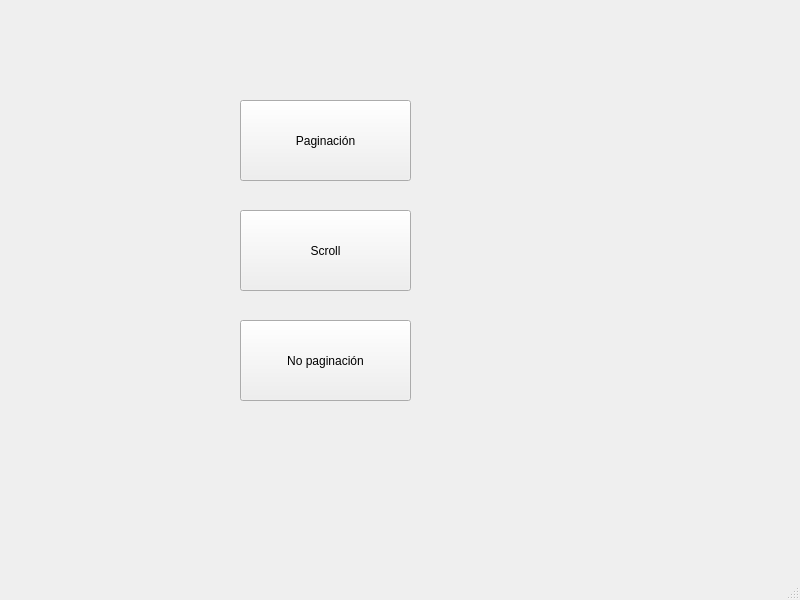
<?xml version="1.0" encoding="UTF-8"?>
<ui version="4.0">
 <class>MainWindow</class>
 <widget class="QMainWindow" name="MainWindow">
  <property name="geometry">
   <rect>
    <x>0</x>
    <y>0</y>
    <width>800</width>
    <height>600</height>
   </rect>
  </property>
  <property name="windowTitle">
   <string>MainWindow</string>
  </property>
  <widget class="QWidget" name="centralwidget">
   <widget class="QPushButton" name="pushButton">
    <property name="geometry">
     <rect>
      <x>240</x>
      <y>100</y>
      <width>171</width>
      <height>81</height>
     </rect>
    </property>
    <property name="text">
     <string>Paginación</string>
    </property>
   </widget>
   <widget class="QPushButton" name="pushButton_2">
    <property name="geometry">
     <rect>
      <x>240</x>
      <y>210</y>
      <width>171</width>
      <height>81</height>
     </rect>
    </property>
    <property name="text">
     <string>Scroll</string>
    </property>
   </widget>
   <widget class="QPushButton" name="pushButton_3">
    <property name="geometry">
     <rect>
      <x>240</x>
      <y>320</y>
      <width>171</width>
      <height>81</height>
     </rect>
    </property>
    <property name="text">
     <string>No paginación</string>
    </property>
   </widget>
  </widget>
  <widget class="QMenuBar" name="menubar">
   <property name="geometry">
    <rect>
     <x>0</x>
     <y>0</y>
     <width>800</width>
     <height>22</height>
    </rect>
   </property>
  </widget>
  <widget class="QStatusBar" name="statusbar"/>
 </widget>
 <resources/>
 <connections/>
</ui>
